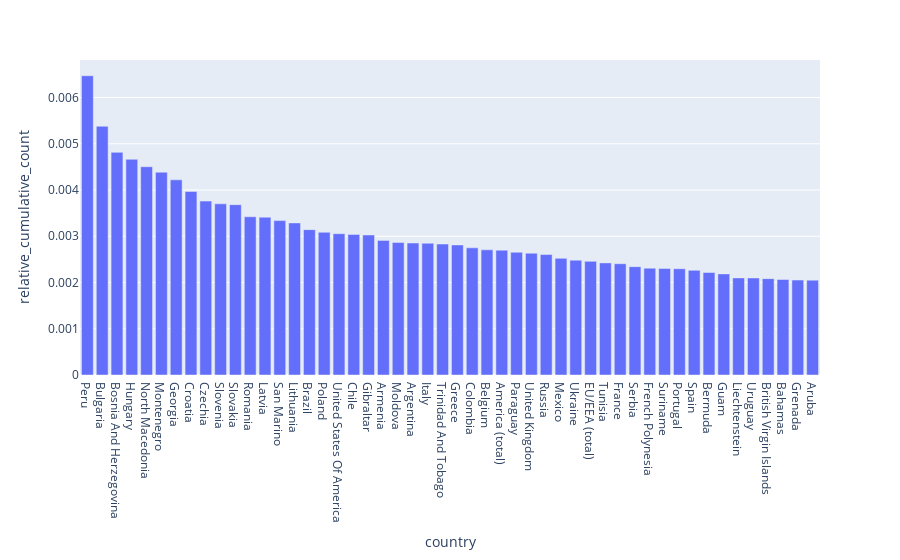

Write notebook code for a chart like this one.
### Code cell
px.bar(df_most_deaths_rel.head(50), x = "country", y = "relative_cumulative_count")

### Figure 1 — Plotly figure (JSON) as saved in the notebook; plotly's stock layout.template omitted (floating-point values rounded to 4 significant figures)
{"data": [{"alignmentgroup": "True", "hovertemplate": "country=%{x}<br>relative_cumulative_count=%{y}<extra></extra>", "legendgroup": "", "marker": {"color": "#636efa", "pattern": {"shape": ""}}, "name": "", "offsetgroup": "", "orientation": "v", "showlegend": false, "textposition": "auto", "type": "bar", "x": ["Peru", "Bulgaria", "Bosnia And Herzegovina", "Hungary", "North Macedonia", "Montenegro", "Georgia", "Croatia", "Czechia", "Slovenia", "Slovakia", "Romania", "Latvia", "San Marino", "Lithuania", "Brazil", "Poland", "United States Of America", "Chile", "Gibraltar", "Armenia", "Moldova", "Argentina", "Italy", "Trinidad And Tobago", "Greece", "Colombia", "Belgium", "America (total)", "Paraguay", "United Kingdom", "Russia", "Mexico", "Ukraine", "EU/EEA (total)", "Tunisia", "France", "Serbia", "French Polynesia", "Suriname", "Portugal", "Spain", "Bermuda", "Guam", "Liechtenstein", "Uruguay", "British Virgin Islands", "Bahamas", "Grenada", "Aruba"], "xaxis": "x", "y": [0.00647, 0.005378, 0.004814, 0.004663, 0.004503, 0.004385, 0.00422, 0.003969, 0.00376, 0.003701, 0.003684, 0.003421, 0.003413, 0.003338, 0.003289, 0.003143, 0.003085, 0.003055, 0.00304, 0.003028, 0.002911, 0.002864, 0.002854, 0.002849, 0.002832, 0.002812, 0.002749, 0.002706, 0.0027, 0.002654, 0.002634, 0.002604, 0.002522, 0.002483, 0.002457, 0.002424, 0.002406, 0.002343, 0.00231, 0.002305, 0.002298, 0.002263, 0.002216, 0.002186, 0.0021, 0.002099, 0.002084, 0.002065, 0.002053, 0.002051], "yaxis": "y"}], "layout": {"barmode": "relative", "legend": {"tracegroupgap": 0}, "margin": {"t": 60}, "xaxis": {"anchor": "y", "domain": [0, 1], "title": {"text": "country"}}, "yaxis": {"anchor": "x", "domain": [0, 1], "title": {"text": "relative_cumulative_count"}}}}
